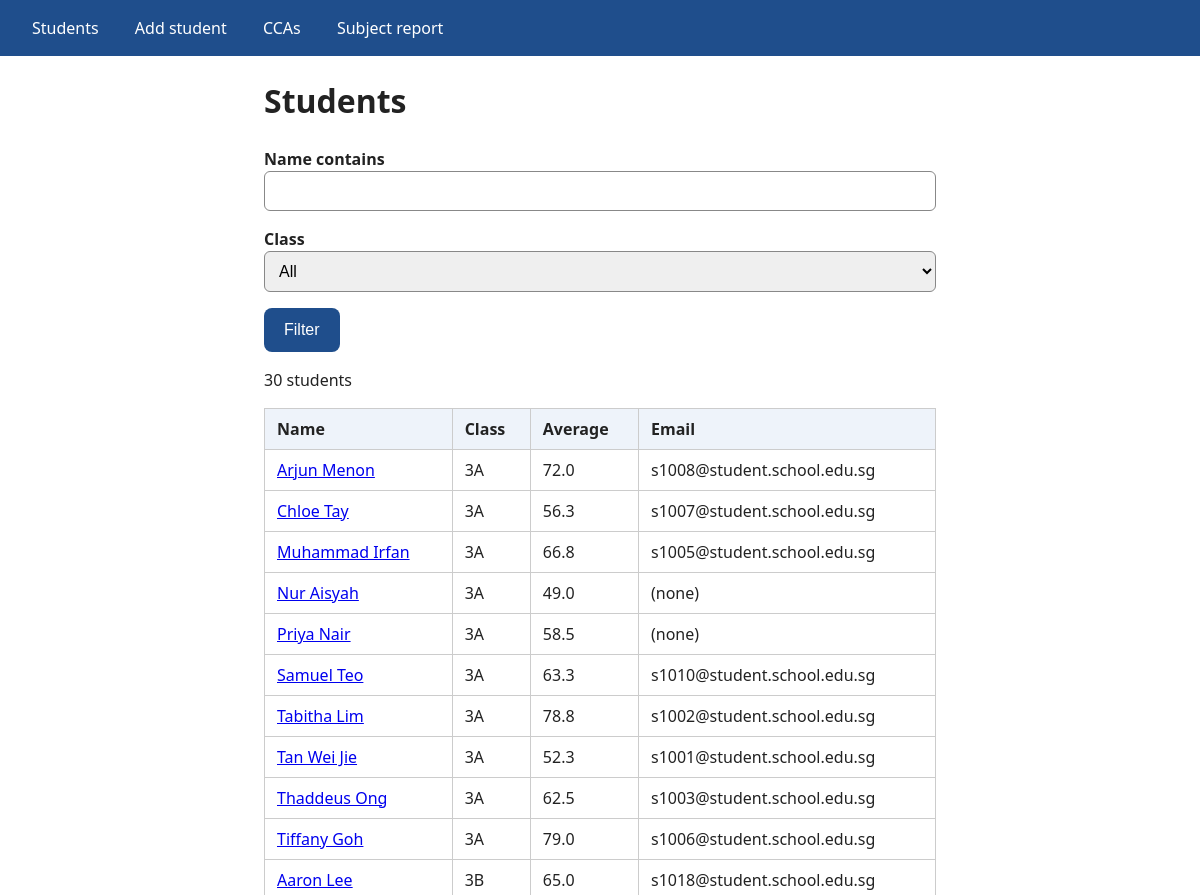
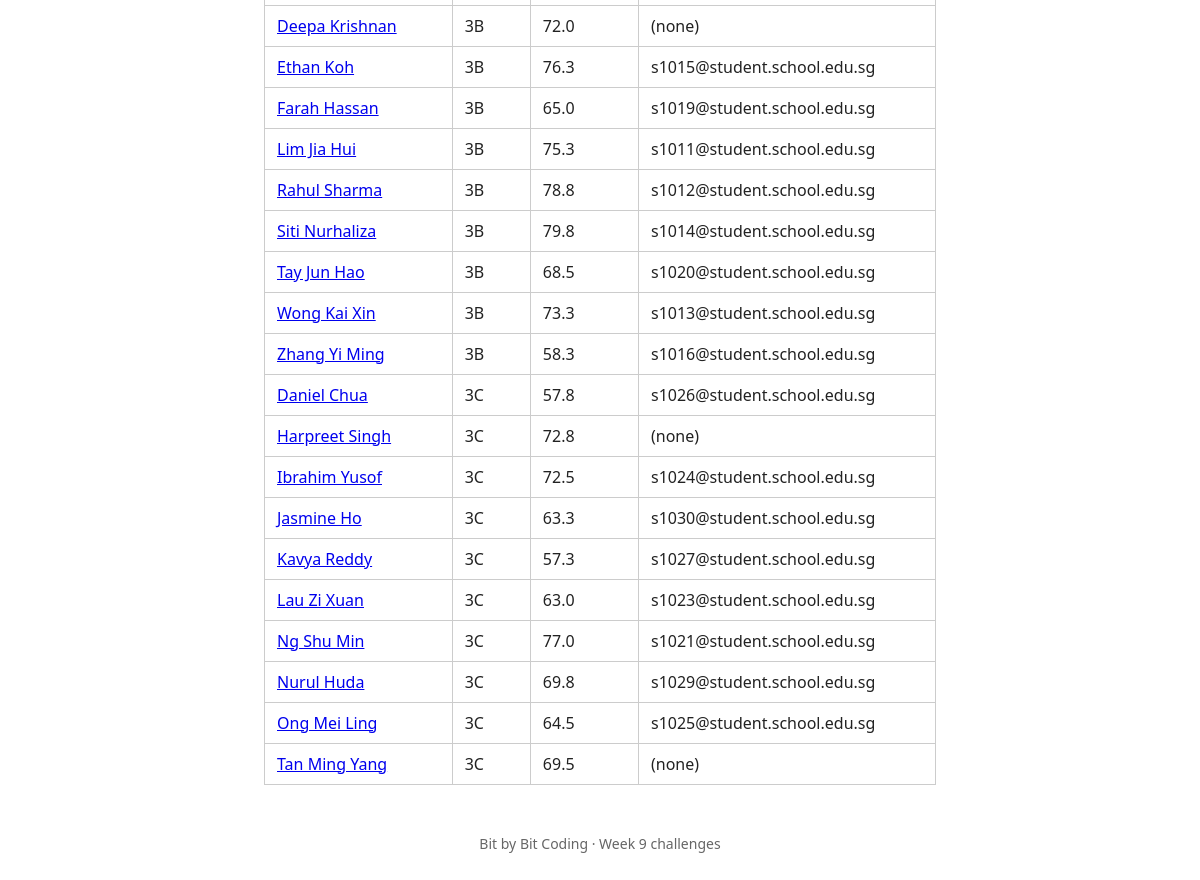
The page / on the database its author committed (2 pictures, top to bottom).
### tables this page shows
CREATE TABLE students (
    student_id  INTEGER PRIMARY KEY,
    name        TEXT NOT NULL,
    class       TEXT NOT NULL,
    gender      TEXT NOT NULL CHECK (gender IN ('M', 'F')),
    dob         TEXT NOT NULL,           -- YYYY-MM-DD
    email       TEXT                     -- NULL if not provided
);

### week-09-flask-sqlite-crud/Answers/challenges-1-3-school/app.py (the view)
@app.route("/")
def index():
    q = request.args.get("q", "").strip()
    chosen = request.args.get("class", "")
    sql = """
        SELECT s.student_id, s.name, s.class, s.email,
               ROUND(AVG(sc.score), 1) AS average
        FROM students AS s
        LEFT JOIN scores AS sc ON sc.student_id = s.student_id
        WHERE s.name LIKE ?
    """
    params = [f"%{q}%"]
    if chosen in CLASSES:
        sql += " AND s.class = ?"
        params.append(chosen)
    sql += " GROUP BY s.student_id ORDER BY s.class, s.name"
    students = get_db().execute(sql, params).fetchall()
    return render_template("index.html", students=students, q=q, chosen=chosen, classes=CLASSES)

### week-09-flask-sqlite-crud/Answers/challenges-1-3-school/db.py (called while the page is built)
def get_db():
    if "db" not in g:
        g.db = sqlite3.connect(current_app.config["DATABASE"])
        g.db.row_factory = sqlite3.Row            # rows behave like dictionaries: row["name"]
        g.db.execute("PRAGMA foreign_keys = ON")   # must be switched on for EVERY connection
    return g.db

### week-09-flask-sqlite-crud/Answers/challenges-1-3-school/templates/index.html (shortened to what this page needs)
{% extends "base.html" %}
{% block content %}
<h1>Students</h1>
<form method="get" action="{{ url_for('index') }}">
  <label for="q">Name contains</label>
  <input type="search" id="q" name="q" value="{{ q }}">
  <label for="class">Class</label>
  <select id="class" name="class">
    <option value="">All</option>
  </select>
  <button type="submit">Filter</button>
</form>
<p>{{ students|length }} student{{ 's' if students|length != 1 }}</p>
<table>
  <tr><th>Name</th><th>Class</th><th>Average</th><th>Email</th></tr>
  {% for s in students %}
  <tr>
    <td><a href="{{ url_for('student', student_id=s.student_id) }}">{{ s.name }}</a></td>
    <td>{{ s['class'] }}</td>
    <td>{{ s.average if s.average is not none else 'n/a' }}</td>
    <td>{{ s.email or '(none)' }}</td>
  </tr>
  {% endfor %}
</table>
{% endblock %}

### week-09-flask-sqlite-crud/Answers/challenges-1-3-school/templates/base.html (shortened to what this page needs)
<!doctype html>
<html lang="en">
<head>
  <link rel="stylesheet" href="{{ url_for('static', filename='style.css') }}">
</head>
<body>
  <nav>
    <a href="{{ url_for('index') }}">Students</a>
    <a href="{{ url_for('create') }}">Add student</a>
    <a href="{{ url_for('ccas') }}">CCAs</a>
    <a href="{{ url_for('report') }}">Subject report</a>
  </nav>
  <main>
    {% block content %}{% endblock %}
  </main>
  <footer>Bit by Bit Coding · Week 9 challenges</footer>
</body>
</html>

### week-09-flask-sqlite-crud/Answers/challenges-1-3-school/static/style.css (style rules this page uses)
:root { --blue: #1f4e8c; --light: #eef3fa; --good: #e3f4e6; }
body { font-family: system-ui, sans-serif; font-size: 1rem; line-height: 1.5; margin: 0; color: #222; }
nav { background: var(--blue); padding: 0.25rem 1rem; }
nav a { color: white; display: inline-block; padding: 0.75rem 1rem; text-decoration: none; }
main { max-width: 42rem; margin: 1rem auto; padding: 0 1rem; }
footer { text-align: center; color: #666; padding: 2rem 0; font-size: 0.875rem; }
table { border-collapse: collapse; width: 100%; }
th, td { border: 1px solid #ccc; padding: 0.5rem 0.75rem; text-align: left; }
th { background: var(--light); }
label { display: block; margin-top: 1rem; font-weight: 600; }
input[type=text], input[type=search], select, textarea { font-size: 1rem; padding: 0.625rem; width: 100%; box-sizing: border-box; border: 1px solid #888; border-radius: 0.375rem; }
button { font-size: 1rem; padding: 0.75rem 1.25rem; margin-top: 1rem; background: var(--blue); color: white; border: 0; border-radius: 0.5rem; min-height: 44px; }

### rows shown on the page
students: name "Arjun Menon", class "3A", average "72.0", email "s1008@student.school.edu.sg"
students: name "Chloe Tay", class "3A", average "56.3", email "s1007@student.school.edu.sg"
students: name "Muhammad Irfan", class "3A", average "66.8", email "s1005@student.school.edu.sg"
students: name "Nur Aisyah", class "3A", average "49.0", email "(none)"
students: name "Priya Nair", class "3A", average "58.5", email "(none)"
students: name "Samuel Teo", class "3A", average "63.3", email "s1010@student.school.edu.sg"
students: name "Tabitha Lim", class "3A", average "78.8", email "s1002@student.school.edu.sg"
students: name "Tan Wei Jie", class "3A", average "52.3", email "s1001@student.school.edu.sg"
students: name "Thaddeus Ong", class "3A", average "62.5", email "s1003@student.school.edu.sg"
students: name "Tiffany Goh", class "3A", average "79.0", email "s1006@student.school.edu.sg"
students: name "Aaron Lee", class "3B", average "65.0", email "s1018@student.school.edu.sg"
students: name "Deepa Krishnan", class "3B", average "72.0", email "(none)"
students: name "Ethan Koh", class "3B", average "76.3", email "s1015@student.school.edu.sg"
students: name "Farah Hassan", class "3B", average "65.0", email "s1019@student.school.edu.sg"
students: name "Lim Jia Hui", class "3B", average "75.3", email "s1011@student.school.edu.sg"
students: name "Rahul Sharma", class "3B", average "78.8", email "s1012@student.school.edu.sg"
students: name "Siti Nurhaliza", class "3B", average "79.8", email "s1014@student.school.edu.sg"
students: name "Tay Jun Hao", class "3B", average "68.5", email "s1020@student.school.edu.sg"
students: name "Wong Kai Xin", class "3B", average "73.3", email "s1013@student.school.edu.sg"
students: name "Zhang Yi Ming", class "3B", average "58.3", email "s1016@student.school.edu.sg"
students: name "Daniel Chua", class "3C", average "57.8", email "s1026@student.school.edu.sg"
students: name "Harpreet Singh", class "3C", average "72.8", email "(none)"
students: name "Ibrahim Yusof", class "3C", average "72.5", email "s1024@student.school.edu.sg"
students: name "Jasmine Ho", class "3C", average "63.3", email "s1030@student.school.edu.sg"
students: name "Kavya Reddy", class "3C", average "57.3", email "s1027@student.school.edu.sg"
students: name "Lau Zi Xuan", class "3C", average "63.0", email "s1023@student.school.edu.sg"
students: name "Ng Shu Min", class "3C", average "77.0", email "s1021@student.school.edu.sg"
students: name "Nurul Huda", class "3C", average "69.8", email "s1029@student.school.edu.sg"
students: name "Ong Mei Ling", class "3C", average "64.5", email "s1025@student.school.edu.sg"
students: name "Tan Ming Yang", class "3C", average "69.5", email "(none)"

### other values the page prints
{{ students|length }} "30"
{{ 's' if students|length != 1 }} "s"
